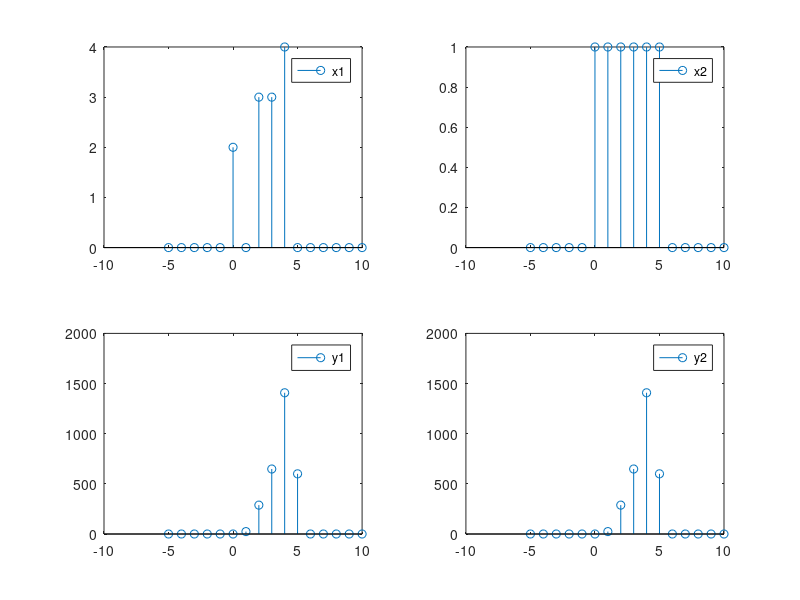

Source code (MATLAB):
n = -5:10;
x1 = zeros(size(n)); 
x1(n == 0) = 2;
x1(n == 2 | n == 3) = 3;
x1(n == 4) = 4;
c1 = (n) >= 0;
c2 = (n - 6) >=0;
x2 = c1 - c2;
subplot(221)
stem(n,x1);
legend('x1');
subplot(222)
stem(n,x2);
legend('x2');

a=4;
b=6;

% Ένα σύστημα είναι γραμμικο με y[t]=Σ{x(t)}
% όταν ισχύει η αρχή της υπερθεσης:
% Σ{α*x1[t] + b*x2[t]} = a*Σ{x1[t] + x2[t]}
% Αριστερό μέρος σχέσης
z = a*x1 + b*x2;
y1 = (4 * n.^2).*z;

subplot(223)
stem(n,y1);
legend('y1');

% Δεξί μέρος σχέσης (ισούνται άρα γραμμικό)
z1=(4 * n.^2).*x1; 
z2=(4 * n.^2).*x2;
y2=a*z1+b*z2; 

subplot(224)
stem(n,y2);
legend('y2');
